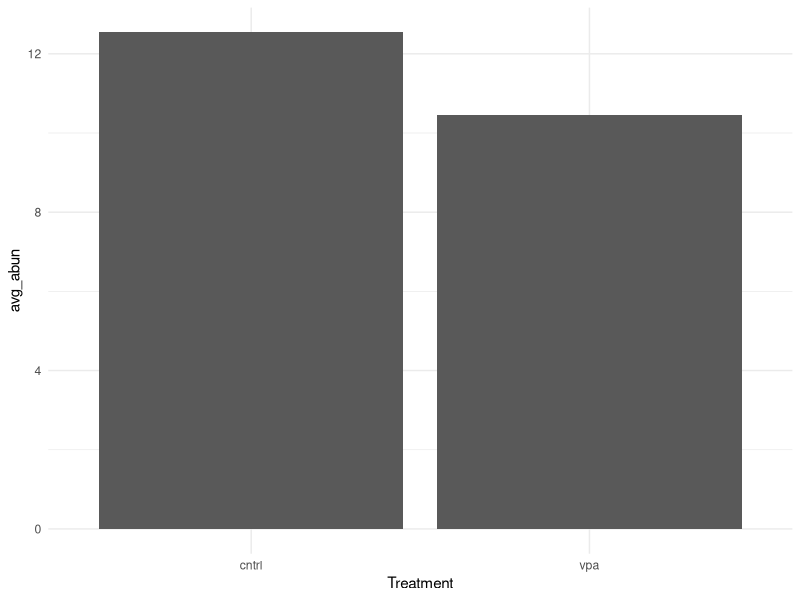
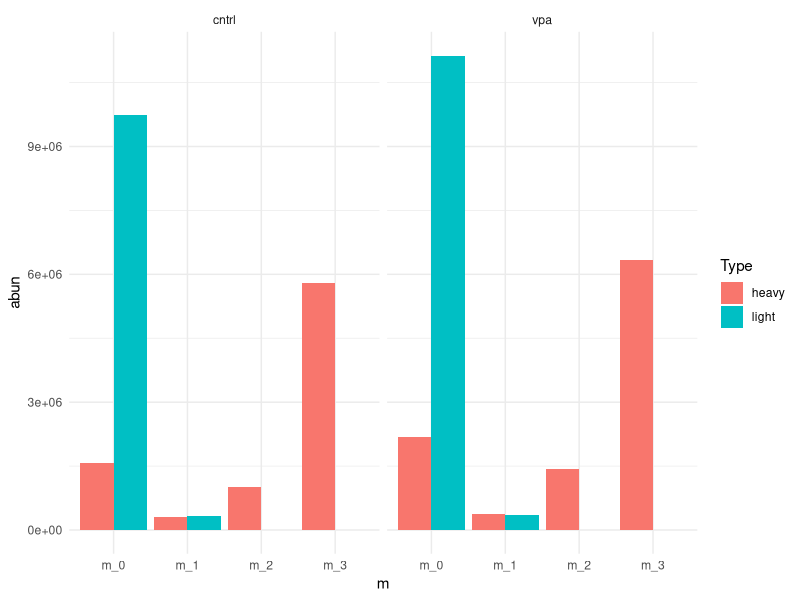
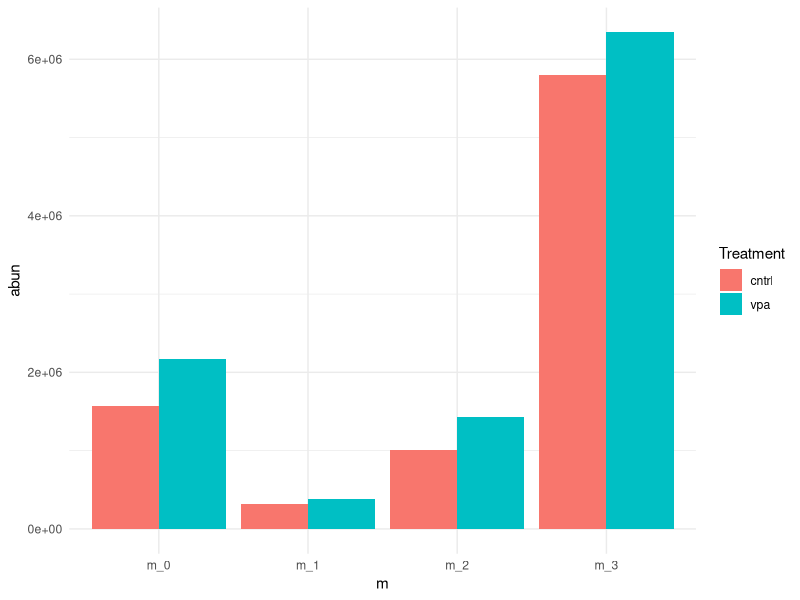
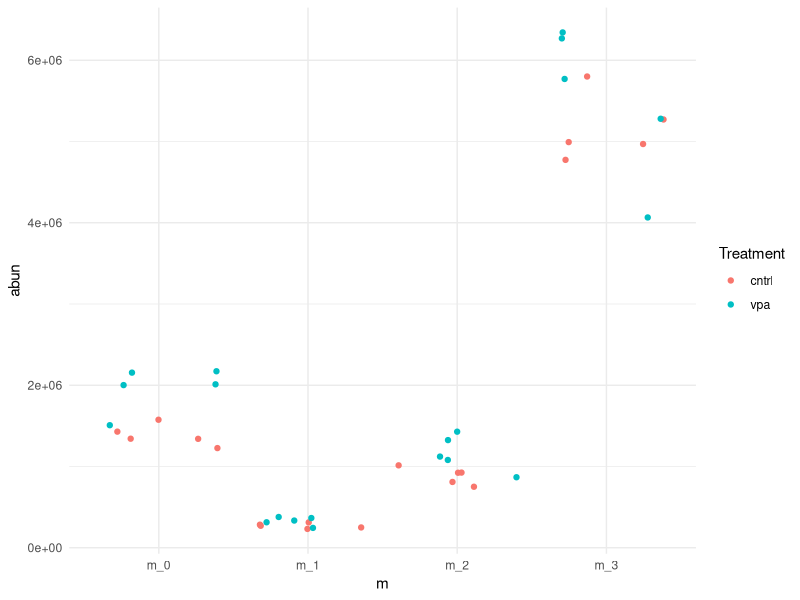
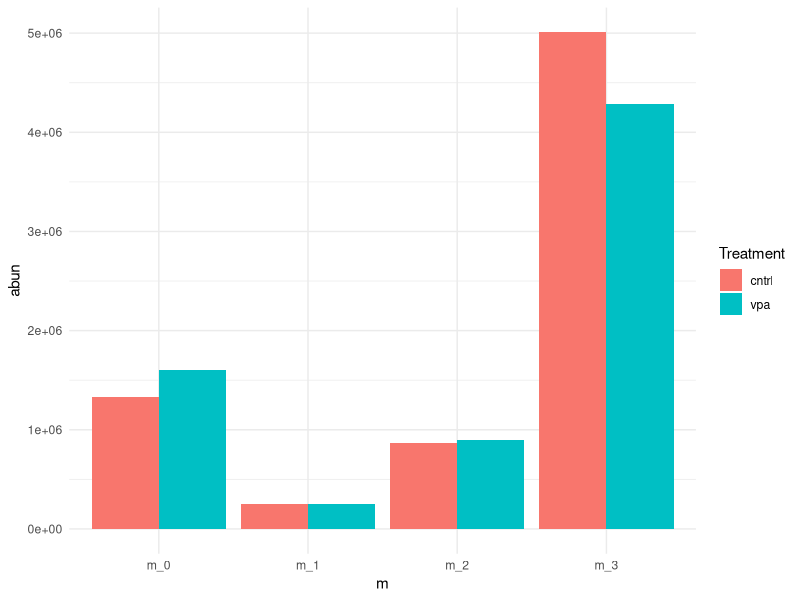
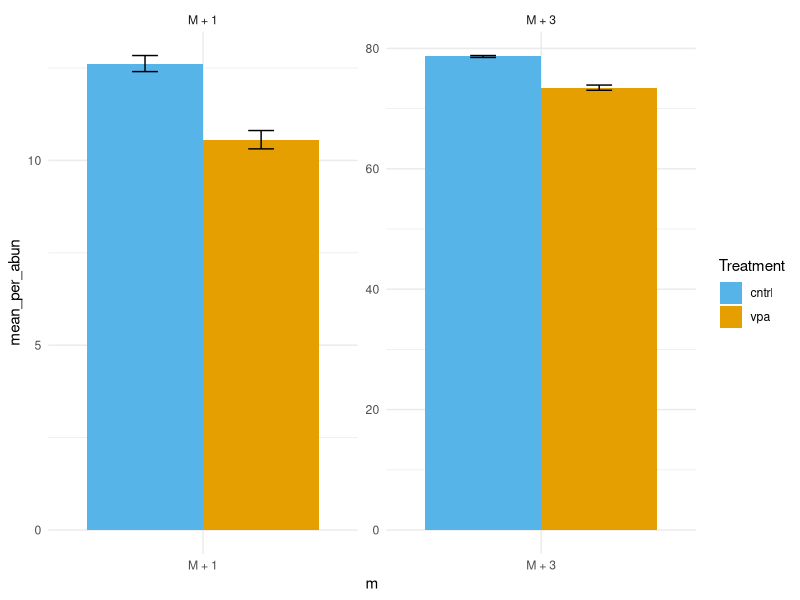
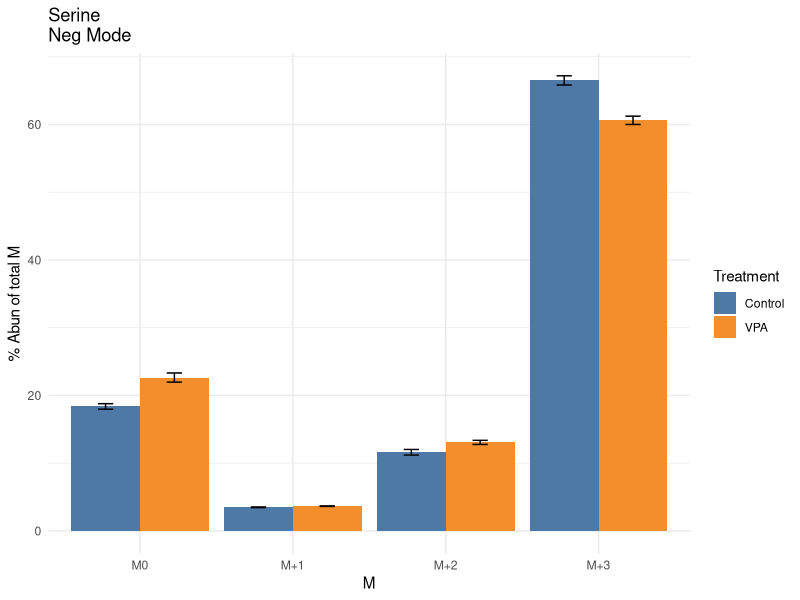
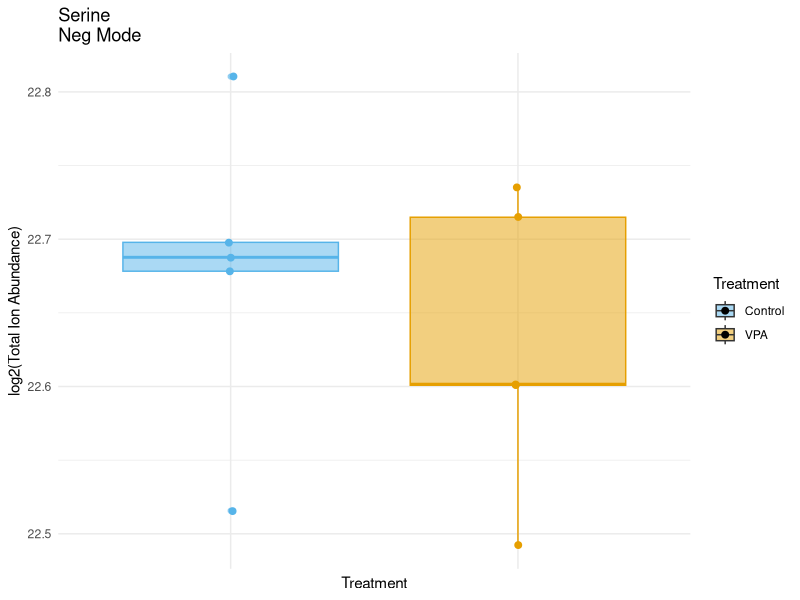

Write R code to recreate these figures, in order.
## ---- chunk 1
knitr::opts_chunk$set(echo = TRUE, warning = FALSE)
## ---- chunk 2
library(tidyverse)
library(cowplot)
library(ggthemes)
library(broom)
theme_set(theme_minimal())
## ---- chunk 3
neg.raw <- read_csv("./data/istope_dist/mesc_ser_vpa_isotope_tracing_negmode_isotope_abun.csv", col_types = "cccddddddd")
pos.raw <- read_csv("./data/istope_dist/mesc_ser_vpa_isotope_tracing_posmode_isotope_abun.csv", col_types = "cccddddddd")
## ---- chunk 4
neg.updt <- neg.raw %>%
  rename("Samples" = `File Name`) %>% 
  mutate(
    Samples = str_replace(Samples, ".d", ""),
    Ser = case_when(
      str_detect(Samples, "L") ~ "light",
      str_detect(Samples, "H") ~ "heavy",
      TRUE ~ "other"
      ),
    Treatment = case_when(
      str_detect(Samples, "VPA") ~ "vpa",
      str_detect(Samples, "C") ~ "cntrl",
      TRUE ~ "other"
      )
    ) %>% 
  mutate_at(vars(c(m_0:m_5)), na_if, 0)
pos.updt <- pos.raw %>%
  rename("Samples" = `File Name`) %>% 
  mutate(
    Samples = str_replace(Samples, ".d", ""),
    Ser = case_when(
      str_detect(Samples, "L") ~ "light",
      str_detect(Samples, "H") ~ "heavy",
      TRUE ~ "other"
      ),
    Treatment = case_when(
      str_detect(Samples, "VPA") ~ "vpa",
      str_detect(Samples, "C") ~ "cntrl",
      TRUE ~ "other"
      )
    ) %>% 
  mutate_at(vars(c(m_0:m_5)), na_if, 0)
## ---- chunk 5
### neg mode
neg.l.c.m1 <- neg.updt %>% 
  filter(Ser == "light" & Treatment == "cntrl") %>% 
  mutate(ion_abun_m0m1 = rowSums(cbind(m_0, m_1), na.rm = TRUE)) %>% 
  filter(ion_abun_m0m1 > 1) %>% 
  mutate(m_1_nat_abun = m_1 / (ion_abun_m0m1)) %>% 
  group_by(Compound) %>% 
  summarize(m1_bg = mean(m_1_nat_abun, na.rm = TRUE))
neg.h.m1.inc <- neg.updt %>% 
  filter(Ser == "heavy") %>% 
  inner_join(neg.l.c.m1, "Compound") %>% 
  mutate(m1_abun = round((m_1 / (m_0 + m_1)) - m1_bg, 3) * 100) %>% 
  select(Compound, Samples, Treatment, m1_abun) %>% 
  filter(!is.na(m1_abun))
neg.m1.counts <- neg.h.m1.inc %>% 
  group_by(Compound, Treatment) %>% 
  count() %>% 
  filter(n >= 3)
neg.m1.exclude <- neg.m1.counts %>% 
  group_by(Compound) %>% 
  count() %>% 
  filter(n != 2)
neg.h.m1.inc <- neg.h.m1.inc %>% 
  filter(!(Compound %in% neg.m1.exclude$Compound))
neg.h.m1.sig <- neg.h.m1.inc %>% 
  group_by(Compound) %>% 
  nest() %>% 
  mutate(
    model = map(data, ~ lm(m1_abun ~ Treatment, data = .)),
    glance_model = map(model, glance)
    ) %>% 
  unnest(glance_model) %>% 
  select(-c(data:model)) %>% 
  mutate(adj_pval = p.adjust(p.value, method = "bonferroni", n = length(unique(neg.h.m1.inc$Compound)))) %>% 
  filter(adj_pval < 0.05) %>% 
  inner_join(
    neg.h.m1.inc %>% 
      group_by(Compound, Treatment) %>% 
      summarize(avg_m1_abun = mean(m1_abun)) %>% 
      spread(key = Treatment, value = avg_m1_abun),
    by = "Compound"
    )
neg.h.m1.sig %>% 
  select(Compound, adj_pval:vpa)
neg.h.m1.sig %>% 
  select(Compound, adj_pval:vpa) %>% 
  gather(Treatment, avg_abun, cntrl:vpa) %>% 
  filter(Compound == "L-Serine") %>% 
  ggplot(aes(Treatment, avg_abun)) +
  geom_bar(stat = "identity")

### pos mode
pos.l.c.m1 <- pos.updt %>% 
  filter(Ser == "light" & Treatment == "cntrl") %>% 
  mutate(ion_abun_m0m1 = rowSums(cbind(m_0, m_1), na.rm = TRUE)) %>% 
  filter(ion_abun_m0m1 > 1) %>% 
  mutate(m_1_nat_abun = m_1 / (ion_abun_m0m1)) %>% 
  group_by(Compound) %>% 
  summarize(m1_bg = mean(m_1_nat_abun, na.rm = TRUE))
pos.h.m1.inc <- pos.updt %>% 
  filter(Ser == "heavy") %>% 
  inner_join(pos.l.c.m1, "Compound") %>% 
  mutate(m1_abun = round((m_1 / (m_0 + m_1)) - m1_bg, 3) * 100) %>% 
  select(Compound, Samples, Treatment, m1_abun) %>% 
  filter(!is.na(m1_abun))
pos.m1.counts <- pos.h.m1.inc %>% 
  group_by(Compound, Treatment) %>% 
  count() %>% 
  filter(n >= 3)
pos.m1.exclude <- pos.m1.counts %>% 
  group_by(Compound) %>% 
  count() %>% 
  filter(n != 2)
pos.h.m1.inc <- pos.h.m1.inc %>% 
  filter(!(Compound %in% pos.m1.exclude$Compound))
pos.h.m1.sig <- pos.h.m1.inc %>% 
  group_by(Compound) %>% 
  nest() %>% 
  mutate(
    model = map(data, ~ lm(m1_abun ~ Treatment, data = .)),
    glance_model = map(model, glance)
    ) %>% 
  unnest(glance_model) %>% 
  select(-c(data:model)) %>% 
  mutate(adj_pval = p.adjust(p.value, method = "bonferroni", n = length(unique(pos.h.m1.inc$Compound)))) %>% 
  filter(adj_pval < 0.05) %>% 
  inner_join(
    pos.h.m1.inc %>% 
      group_by(Compound, Treatment) %>% 
      summarize(avg_m1_abun = mean(m1_abun)) %>% 
      spread(key = Treatment, value = avg_m1_abun),
    by = "Compound"
    )
pos.h.m1.sig %>% 
  select(Compound, adj_pval:vpa)
## ---- chunk 6
### Neg mode ###
neg.updt %>% 
  filter(Ser == "heavy" & !(is.na(m_2))) %>% 
  group_by(Compound) %>% 
  count() %>% 
  {table(.$n)}
pos.updt %>% 
  filter(Ser == "heavy" & !(is.na(m_2))) %>% 
  group_by(Compound) %>% 
  count() %>% 
  {table(.$n)}
neg.l.c.m2 <- neg.updt %>% 
  filter(Ser == "light" & Treatment == "cntrl" & !is.na(m_2)) %>% 
  mutate(ion_abun_m0m2 = rowSums(cbind(m_0, m_2), na.rm = TRUE)) %>% 
  filter(ion_abun_m0m2 > 1) %>% 
  mutate(m_2_nat_abun = m_2 / (ion_abun_m0m2)) %>% 
  group_by(Compound) %>% 
  summarize(m2_bg = mean(m_2_nat_abun, na.rm = TRUE))
neg.h.m2.inc <- neg.updt %>% 
  filter(Ser == "heavy" & !is.na(m_2)) %>% 
  inner_join(neg.l.c.m2, "Compound") %>% 
  mutate(m2_abun = round((m_2 / (m_0 + m_2)) - m2_bg, 3) * 100) %>% 
  select(Compound, Samples, Treatment, m2_abun) %>% 
  filter(!is.na(m2_abun))

## Filter out compounds with less than 3 non-missing m2 
neg.m2.counts <- neg.h.m2.inc %>% 
  group_by(Compound, Treatment) %>% 
  count() %>% 
  filter(n >= 3)
## Filter out compounds with missing values for at least one group
neg.m2.exclude <- neg.m2.counts %>% 
  group_by(Compound) %>% 
  count() %>% 
  filter(n != 2)
neg.m2.counts <- neg.m2.counts %>% 
  filter(!(Compound %in% neg.m2.exclude$Compound))
neg.h.m2.inc <- neg.h.m2.inc %>% 
  filter(Compound %in% neg.m2.counts$Compound)
neg.h.m2.sig <- neg.h.m2.inc %>% 
  group_by(Compound) %>% 
  nest() %>% 
  mutate(
    model = map(data, ~ lm(m2_abun ~ Treatment, data = .)),
    glance_model = map(model, glance)
    ) %>% 
  unnest(glance_model) %>% 
  select(-c(data:model)) %>% 
  mutate(adj_pval = p.adjust(p.value, method = "bonferroni", n = length(unique(neg.h.m2.inc$Compound)))) %>% 
  filter(adj_pval < 0.05) %>% 
  inner_join(
    neg.h.m2.inc %>% 
      group_by(Compound, Treatment) %>% 
      summarize(avg_m2_abun = mean(m2_abun)) %>% 
      spread(key = Treatment, value = avg_m2_abun),
    by = "Compound"
    )
neg.h.m2.sig %>% 
  select(Compound, adj_pval:vpa)


### Pos mode ###
pos.l.c.m2 <- pos.updt %>% 
  filter(Ser == "light" & Treatment == "cntrl" & !is.na(m_2)) %>% 
  mutate(ion_abun_m0m2 = rowSums(cbind(m_0, m_2), na.rm = TRUE)) %>% 
  filter(ion_abun_m0m2 > 1) %>% 
  mutate(m_2_nat_abun = m_2 / (ion_abun_m0m2)) %>% 
  group_by(Compound) %>% 
  summarize(m2_bg = mean(m_2_nat_abun, na.rm = TRUE))
pos.h.m2.inc <- pos.updt %>% 
  filter(Ser == "heavy" & !is.na(m_2)) %>% 
  inner_join(pos.l.c.m2, "Compound") %>% 
  mutate(m2_abun = round((m_2 / (m_0 + m_2)) - m2_bg, 3) * 100) %>% 
  select(Compound, Samples, Treatment, m2_abun) %>% 
  filter(!is.na(m2_abun))

## Filter out compounds with less than 3 non-missing m2 
pos.m2.counts <- pos.h.m2.inc %>% 
  group_by(Compound, Treatment) %>% 
  count() %>% 
  filter(n >= 3)
## Filter out compounds with missing values for at least one group
pos.m2.exclude <- pos.m2.counts %>% 
  group_by(Compound) %>% 
  count() %>% 
  filter(n != 2)
pos.m2.counts <- pos.m2.counts %>% 
  filter(!(Compound %in% pos.m2.exclude$Compound))
pos.h.m2.inc <- pos.h.m2.inc %>% 
  filter(Compound %in% pos.m2.counts$Compound)
pos.h.m2.sig <- pos.h.m2.inc %>% 
  group_by(Compound) %>% 
  nest() %>% 
  mutate(
    model = map(data, ~ lm(m2_abun ~ Treatment, data = .)),
    glance_model = map(model, glance)
    ) %>% 
  unnest(glance_model) %>% 
  select(-c(data:model)) %>% 
  mutate(adj_pval = p.adjust(p.value, method = "bonferroni", n = length(unique(pos.h.m2.inc$Compound)))) %>% 
  filter(adj_pval < 0.05) %>% 
  inner_join(
    pos.h.m2.inc %>% 
      group_by(Compound, Treatment) %>% 
      summarize(avg_m2_abun = mean(m2_abun)) %>% 
      spread(key = Treatment, value = avg_m2_abun),
    by = "Compound"
    )
pos.h.m2.sig %>% 
  select(Compound, adj_pval:vpa)
## ---- chunk 7
neg.updt %>% 
  filter(Ser == "heavy" & !(is.na(m_3))) %>% 
  group_by(Compound) %>% 
  count() %>% 
  {table(.$n)}
pos.updt %>% 
  filter(Ser == "heavy" & !(is.na(m_3))) %>% 
  group_by(Compound) %>% 
  count() %>% 
  {table(.$n)}
### Neg mode ###
neg.l.c.m3 <- neg.updt %>% 
  filter(Ser == "light" & Treatment == "cntrl" & !is.na(m_3)) %>% 
  mutate(ion_abun_m0m3 = rowSums(cbind(m_0, m_3), na.rm = TRUE)) %>% 
  filter(ion_abun_m0m3 > 1) %>% 
  mutate(m_3_nat_abun = m_3 / (ion_abun_m0m3)) %>% 
  group_by(Compound) %>% 
  summarize(m3_bg = mean(m_3_nat_abun, na.rm = TRUE))
neg.h.m3.inc <- neg.updt %>% 
  filter(Ser == "heavy" & !is.na(m_3)) %>% 
  inner_join(neg.l.c.m3, "Compound") %>% 
  mutate(m3_abun = round((m_3 / (m_0 + m_3)) - m3_bg, 3) * 100) %>% 
  select(Compound, Samples, Treatment, m3_abun) %>% 
  filter(!is.na(m3_abun))
## Filter out compounds with less than 3 non-missing m2 
neg.m3.counts <- neg.h.m3.inc %>% 
  group_by(Compound, Treatment) %>% 
  count() %>% 
  filter(n >= 3)
## Filter out compounds with missing values for at least one group
neg.m3.exclude <- neg.m3.counts %>% 
  group_by(Compound) %>% 
  count() %>% 
  filter(n != 2)
neg.m3.counts <- neg.m3.counts %>% 
  filter(!(Compound %in% neg.m3.exclude$Compound))
neg.h.m3.inc <- neg.h.m3.inc %>% 
  filter(Compound %in% neg.m3.counts$Compound)
neg.h.m3.sig <- neg.h.m3.inc %>% 
  group_by(Compound) %>% 
  nest() %>% 
  mutate(
    model = map(data, ~ lm(m3_abun ~ Treatment, data = .)),
    glance_model = map(model, glance)
    ) %>% 
  unnest(glance_model) %>% 
  select(-c(data:model)) %>% 
  mutate(adj_pval = p.adjust(p.value, method = "bonferroni", n = length(unique(neg.h.m3.inc$Compound)))) %>% 
  filter(adj_pval < 0.05) %>% 
  inner_join(
    neg.h.m3.inc %>% 
      group_by(Compound, Treatment) %>% 
      summarize(avg_m3_abun = mean(m3_abun)) %>% 
      spread(key = Treatment, value = avg_m3_abun),
    by = "Compound"
    )
neg.h.m3.sig %>% 
  select(Compound, adj_pval:vpa)
### Pos mode ###
pos.l.c.m3 <- pos.updt %>% 
  filter(Ser == "light" & Treatment == "cntrl" & !is.na(m_3)) %>% 
  mutate(ion_abun_m0m3 = rowSums(cbind(m_0, m_3), na.rm = TRUE)) %>% 
  filter(ion_abun_m0m3 > 1) %>% 
  mutate(m_3_nat_abun = m_3 / (ion_abun_m0m3)) %>% 
  group_by(Compound) %>% 
  summarize(m3_bg = mean(m_3_nat_abun, na.rm = TRUE))
pos.h.m3.inc <- pos.updt %>% 
  filter(Ser == "heavy" & !is.na(m_3)) %>% 
  inner_join(pos.l.c.m3, "Compound") %>% 
  mutate(m3_abun = round((m_3 / (m_0 + m_3)) - m3_bg, 3) * 100) %>% 
  select(Compound, Samples, Treatment, m3_abun) %>% 
  filter(!is.na(m3_abun))
## Filter out compounds with less than 3 non-missing m2 
pos.m3.counts <- pos.h.m3.inc %>% 
  group_by(Compound, Treatment) %>% 
  count() %>% 
  filter(n >= 3)
## Filter out compounds with missing values for at least one group
pos.m3.exclude <- pos.m3.counts %>% 
  group_by(Compound) %>% 
  count() %>% 
  filter(n != 2)
pos.m3.counts <- pos.m3.counts %>% 
  filter(!(Compound %in% pos.m3.exclude$Compound))
pos.h.m3.inc <- pos.h.m3.inc %>% 
  filter(Compound %in% pos.m3.counts$Compound)
pos.h.m3.sig <- pos.h.m3.inc %>% 
  group_by(Compound) %>% 
  nest() %>% 
  mutate(
    model = map(data, ~ lm(m3_abun ~ Treatment, data = .)),
    glance_model = map(model, glance)
    ) %>% 
  unnest(glance_model) %>% 
  select(-c(data:model)) %>% 
  mutate(adj_pval = p.adjust(p.value, method = "bonferroni", n = length(unique(pos.h.m3.inc$Compound)))) %>% 
  filter(adj_pval < 0.05) %>% 
  inner_join(
    pos.h.m3.inc %>% 
      group_by(Compound, Treatment) %>% 
      summarize(avg_m3_abun = mean(m3_abun)) %>% 
      spread(key = Treatment, value = avg_m3_abun),
    by = "Compound"
    )
pos.h.m3.sig %>% 
  select(Compound, adj_pval:vpa)
## ---- chunk 8
sig.isotopologues <- neg.h.m1.sig %>% 
  select(Compound, adj_pval:vpa) %>% 
  mutate(mode = "Neg", m_num = "M+1") %>% 
  filter(Compound != "Succinic Acid") %>% 
  bind_rows(
    pos.h.m1.sig %>% 
      select(Compound, adj_pval:vpa) %>% 
      mutate(mode = "Pos", m_num = "M+1")
    ) %>% 
  bind_rows(
    neg.h.m2.sig %>% 
      select(Compound, adj_pval:vpa) %>% 
      mutate(mode = "Neg", m_num = "M+2")
    ) %>% 
  bind_rows(
    pos.h.m2.sig %>% 
      select(Compound, adj_pval:vpa) %>% 
      mutate(
        Compound = ifelse(str_detect(Compound, "NADP"), "NADP+", Compound),
        mode = "Pos", m_num = "M+2"
        ) %>% 
      filter(Compound != "CDP")
    ) %>% 
  bind_rows(
    neg.h.m3.sig %>% 
      select(Compound, adj_pval:vpa) %>% 
      mutate(mode = "Neg", m_num = "M+3") %>% 
      filter(Compound != "Proline")
    ) %>% 
  bind_rows(
    pos.h.m3.sig %>% 
      select(Compound, adj_pval:vpa) %>% 
      mutate(mode = "Pos", m_num = "M+3")
    ) %>% 
  arrange(Compound, mode, m_num) %>% 
  filter(Compound != "UMP")
sig.isotopologues
#write_csv(sig.isotopologues, path = "./results/sig_isotopologues.csv")
## ---- chunk 9
pos.h.m1.inc %>% 
  full_join(pos.h.m2.inc, by = c("Compound", "Samples")) %>% 
  full_join(pos.h.m3.inc, by = c("Compound", "Samples")) %>% 
  filter(str_detect(Compound, "Serine"))
pos.updt %>% 
  filter(str_detect(Compound, "Serine") & Type != "mix" & Type != "solv") %>% 
  select(-c(m_4:m_5)) %>% 
  gather(key = "m", value = "abun", m_0:m_3) %>% 
  ggplot(aes(m, abun, group = Type, fill = Type)) +
  geom_bar(stat = "identity", position = position_dodge()) +
  facet_wrap(~ Treatment)
pos.updt %>% 
  filter(str_detect(Compound, "Serine") & Type != "mix" & Type != "solv") %>% 
  select(-c(m_4:m_5)) %>% 
  filter(Type == "heavy") %>% 
  gather(key = "m", value = "abun", m_0:m_3) %>% 
  ggplot(aes(m, abun, group = Treatment, fill = Treatment)) +
  geom_bar(stat = "identity", position = position_dodge()) 
pos.updt %>% 
  filter(str_detect(Compound, "Serine") & Type != "mix" & Type != "solv") %>% 
  select(-c(m_4:m_5)) %>% 
  filter(Type == "heavy") %>% 
  gather(key = "m", value = "abun", m_0:m_3) %>% 
  ggplot(aes(m, abun, group = Treatment, color = Treatment)) +
  geom_jitter()
neg.updt %>% 
  filter(str_detect(Compound, "Serine") & Type != "mix" & Type != "solv") %>% 
  select(-c(m_4:m_5)) %>% 
  filter(Type == "heavy") %>% 
  gather(key = "m", value = "abun", m_0:m_3) %>% 
  ggplot(aes(m, abun, group = Treatment, fill = Treatment)) +
  geom_bar(stat = "identity", position = position_dodge())

neg.ser.m1.bg <- neg.updt %>% 
  filter(str_detect(Compound, "Serine") & Type != "mix" & Type != "solv") %>% 
  select(-c(m_4:m_5)) %>% 
  filter(Type == "light") %>% 
  select(-c(m_2:m_3)) %>% 
  mutate(m1_bg = m_1 * 100 /(m_0 + m_1))
neg.ser.m1.bg %>% 
  summarize(mean_m1_bg = mean(m1_bg))
neg.ser.dist <- neg.updt %>% 
  filter(str_detect(Compound, "Serine") & Type != "mix" & Type != "solv") %>% 
  select(-c(m_4:m_5)) %>% 
  filter(Type == "heavy") %>% 
  mutate(
    m_0_per = m_0 * 100 / (m_0 + m_1 + m_2 + m_3),
    m_1_per = m_1 * 100 / (m_0 + m_1 + m_2 + m_3),
    m_2_per = m_2 * 100 /  (m_0 + m_1 + m_2 + m_3),
    m_3_per = m_3 * 100 /  (m_0 + m_1 + m_2 + m_3)
    ) %>% 
  gather("M", "per_inc", m_0_per:m_3_per) %>% 
  group_by(Treatment, M) %>% 
  summarize(
    avg_inc = mean(per_inc),
    se_inc = sd(per_inc) / sqrt(length(per_inc))
    ) %>% 
  ungroup() %>% 
  mutate(
    Treatment = ifelse(Treatment == "cntrl", "Control", "VPA")
  ) %>% 
  ggplot(aes(M, avg_inc, fill = Treatment)) +
  geom_bar(stat = "identity", position = "dodge") +
  scale_fill_tableau() +
  scale_x_discrete(labels = c("M0", "M+1", "M+2", "M+3")) +
  ylab("% Abun of total M") +
  ggtitle("Serine\nNeg Mode") +
  geom_errorbar(aes(ymin = avg_inc - se_inc, ymax = avg_inc + se_inc), width = 0.2, position = position_dodge(0.9))
neg.ser.abun <- neg.updt %>% 
  filter(str_detect(Compound, "Serine") & Type != "mix" & Type != "solv") %>% 
  select(-c(m_4:m_5)) %>% 
  filter(Type == "heavy") %>% 
  mutate(tot_abun = m_0 + m_1 + m_2 + m_3) %>% 
  ggplot(aes(Treatment, log2(tot_abun), color = Treatment, fill = Treatment)) +
  geom_boxplot(alpha = 0.5) +
  geom_jitter(width = 0.01, size = 2) +
  scale_fill_manual(values = c("#56B4E9", "#E69F00"), labels = c("Control", "VPA")) +
  scale_color_manual(values = c("#56B4E9", "#E69F00"), guide = FALSE) +
  ylab("log2(Total Ion Abundance)") +
  ggtitle("Serine\nNeg Mode") +
  theme(axis.text.x = element_blank())


pos.ser.dist <- pos.updt %>% 
  filter(str_detect(Compound, "Serine") & Type != "mix" & Type != "solv") %>% 
  select(-c(m_4:m_5)) %>% 
  filter(Type == "heavy") %>% 
  mutate(
    m_0_per = m_0 * 100 / (m_0 + m_1 + m_2 + m_3),
    m_1_per = m_1 * 100 / (m_0 + m_1 + m_2 + m_3),
    m_2_per = m_2 * 100 /  (m_0 + m_1 + m_2 + m_3),
    m_3_per = m_3 * 100 /  (m_0 + m_1 + m_2 + m_3)
    ) %>% 
  gather("M", "per_inc", m_0_per:m_3_per) %>% 
  group_by(Treatment, M) %>% 
  summarize(
    avg_inc = mean(per_inc),
    se_inc = sd(per_inc) / sqrt(length(per_inc))
    ) %>%
  ungroup() %>% 
  mutate(
    Treatment = ifelse(Treatment == "cntrl", "Control", "VPA")
  ) %>% 
  ggplot(aes(M, avg_inc, fill = Treatment)) +
  geom_bar(stat = "identity", position = "dodge") +
  scale_x_discrete(labels = c("M0", "M+1", "M+2", "M+3")) +
  scale_fill_tableau() +
  ylab("% Abun of total M") +
  ggtitle("Serine\nPos Mode") +
  geom_errorbar(aes(ymin = avg_inc - se_inc, ymax = avg_inc + se_inc), width = 0.2, position = position_dodge(0.9))



pos.ser.abun <- pos.updt %>% 
  filter(str_detect(Compound, "Serine") & Type != "mix" & Type != "solv") %>% 
  select(-c(m_4:m_5)) %>% 
  filter(Type == "heavy") %>% 
  mutate(tot_abun = m_0 + m_1 + m_2 + m_3) %>% 
  ggplot(aes(Treatment, log2(tot_abun), color = Treatment, fill = Treatment)) +
  geom_boxplot(alpha = 0.5) +
  geom_jitter(width = 0.01, size = 2) +
  scale_fill_manual(values = c("#56B4E9", "#E69F00"), labels = c("Control", "VPA")) +
  scale_color_manual(values = c("#56B4E9", "#E69F00"), guide = FALSE) +
  ylab("log2(Total Ion Abundance)") +
  ggtitle("Serine\nPos Mode") +
  theme(axis.text.x = element_blank())



pos.ser.m.data <- pos.h.m1.inc %>% 
  full_join(pos.h.m2.inc, by = c("Compound", "Samples")) %>% 
  full_join(pos.h.m3.inc, by = c("Compound", "Samples")) %>% 
  filter(str_detect(Compound, "Serine")) %>% 
  select(-c(Treatment.x, Treatment.y)) %>% 
  select(Compound:Samples, Treatment, everything()) %>% 
  gather(m, "percent_abun", m1_abun:m3_abun) %>% 
  mutate(
    percent_abun = replace_na(percent_abun, 0),
    m = case_when(
      m == "m1_abun" ~ "M + 1",
      m == "m2_abun" ~ "M + 2",
      m == "m3_abun" ~ "M + 3",
      TRUE ~ "Don't know"
      )
    )
pos.ser.m.data %>%
  group_by(Treatment, m) %>% 
  summarize(
    mean_per_abun = mean(percent_abun),
    se_per_abun = sd(percent_abun) / sqrt(length(percent_abun))
  ) %>% 
  filter(m != "M + 2") %>% 
  ggplot(aes(m, mean_per_abun, group = Treatment, fill = Treatment)) +
  geom_bar(stat = "identity", position = position_dodge()) +
  geom_errorbar(aes(ymin = mean_per_abun - se_per_abun, ymax = mean_per_abun + se_per_abun), width = 0.2, position = position_dodge(0.9)) +
  scale_fill_manual(values = c("#56B4E9", "#E69F00")) +
  facet_wrap(~ m, scales = "free")

neg.h.m1.inc %>% 
  full_join(neg.h.m2.inc, by = c("Compound", "Samples")) %>% 
  full_join(neg.h.m3.inc, by = c("Compound", "Samples")) %>% 
  filter(str_detect(Compound, "AMP"))

neg.ser.dist 
neg.ser.abun
pos.ser.dist
pos.ser.abun

ser_iso_grid <- plot_grid(
  neg.ser.abun, neg.ser.dist, 
  pos.ser.abun, pos.ser.dist, 
  ncol = 2, rel_widths = c(1, 1.5),
  labels = c("A", "B", "C", "D")
  )
#save_plot(filename = "./results/serine_iso_percent_grid.png", ser_iso_grid, base_width = 6, base_height = 6)
## ---- chunk 10
neg.atp.dist <- neg.updt %>% 
  filter(str_detect(Compound, "ATP") & Type != "mix" & Type != "solv") %>% 
  select(-m_5) %>% 
  filter(Type == "heavy") %>% 
  mutate(
    m_0_per = m_0 * 100 / (m_0 + m_1 + m_2 + m_3 + m_4),
    m_1_per = m_1 * 100 / (m_0 + m_1 + m_2 + m_3 + m_4),
    m_2_per = m_2 * 100 /  (m_0 + m_1 + m_2 + m_3+ m_4),
    m_3_per = m_3 * 100 /  (m_0 + m_1 + m_2 + m_3 + m_4),
    m_4_per = m_3 * 100 /  (m_0 + m_1 + m_2 + m_3 + m_4),
    ) %>% 
  gather("M", "per_inc", m_0_per:m_4_per) %>% 
  group_by(Treatment, M) %>% 
  summarize(
    avg_inc = mean(per_inc),
    se_inc = sd(per_inc) / sqrt(length(per_inc))
    ) %>% 
  ungroup() %>% 
  mutate(
    Treatment = ifelse(Treatment == "cntrl", "Control", "VPA")
  ) %>% 
  ggplot(aes(M, avg_inc, fill = Treatment)) +
  geom_bar(stat = "identity", position = "dodge") +
  scale_x_discrete(labels = c("M0", "M+1", "M+2", "M+3", "M+4")) +
  scale_fill_tableau() +
  ylab("% Abun of total M") +
  ggtitle("ATP\nNeg Mode") +
  geom_errorbar(aes(ymin = avg_inc - se_inc, ymax = avg_inc + se_inc), width = 0.2, position = position_dodge(0.9))
neg.atp.abun <- neg.updt %>% 
  filter(str_detect(Compound, "ATP") & Type != "mix" & Type != "solv") %>% 
  select(-m_5) %>% 
  filter(Type == "heavy") %>% 
  mutate(tot_abun = m_0 + m_1 + m_2 + m_3 + m_4) %>% 
  ggplot(aes(Treatment, log2(tot_abun), color = Treatment, fill = Treatment)) +
  geom_boxplot(alpha = 0.5) +
  geom_jitter(width = 0.01, size = 2) +
  scale_fill_manual(values = c("#56B4E9", "#E69F00"), labels = c("Control", "VPA")) +
  scale_color_manual(values = c("#56B4E9", "#E69F00"), guide = FALSE) +
  ylab("log2(Total Ion Abundance)") +
  ggtitle("ATP\nNeg Mode") +
  theme(axis.text.x = element_blank())


neg.amp.dist <- neg.updt %>% 
  filter(str_detect(Compound, "AMP") & Type != "mix" & Type != "solv") %>% 
  select(-c(m_3:m_5)) %>% 
  filter(Type == "heavy") %>% 
  mutate(
    m_0_per = m_0 * 100 / (m_0 + m_1 + m_2),
    m_1_per = m_1 * 100 / (m_0 + m_1 + m_2),
    m_2_per = m_2 * 100 /  (m_0 + m_1 + m_2)
    ) %>% 
  gather("M", "per_inc", m_0_per:m_2_per) %>% 
  group_by(Treatment, M) %>% 
  summarize(
    avg_inc = mean(per_inc),
    se_inc = sd(per_inc) / sqrt(length(per_inc))
    ) %>% 
  ungroup() %>% 
  mutate(
    Treatment = ifelse(Treatment == "cntrl", "Control", "VPA")
  ) %>% 
  ggplot(aes(M, avg_inc, fill = Treatment)) +
  geom_bar(stat = "identity", position = "dodge") +
  scale_x_discrete(labels = c("M0", "M+1", "M+2")) +
  scale_fill_tableau() +
  ylab("% Abun of total M") +
  ggtitle("AMP\nNeg Mode") +
  geom_errorbar(aes(ymin = avg_inc - se_inc, ymax = avg_inc + se_inc), width = 0.2, position = position_dodge(0.9))


neg.amp.abun <- neg.updt %>% 
  filter(str_detect(Compound, "AMP") & Type != "mix" & Type != "solv") %>% 
  select(-c(m_3:m_5)) %>% 
  filter(Type == "heavy") %>% 
  mutate(tot_abun = m_0 + m_1 + m_2) %>% 
  ggplot(aes(Treatment, log2(tot_abun), color = Treatment, fill = Treatment)) +
  geom_boxplot(alpha = 0.5) +
  geom_jitter(width = 0.01, size = 2) +
  scale_fill_manual(values = c("#56B4E9", "#E69F00"), labels = c("Control", "VPA")) +
  scale_color_manual(values = c("#56B4E9", "#E69F00"), guide = FALSE) +
  ylab("log2(Total Ion Abundance)") +
  ggtitle("AMP\nNeg Mode") +
  theme(axis.text.x = element_blank())



neg.dttp.dist <- neg.updt %>% 
  filter(str_detect(Compound, "dTTP") & Type != "mix" & Type != "solv") %>% 
  select(-c(m_2:m_5)) %>% 
  filter(Type == "heavy") %>% 
  mutate(
    m_0_per = m_0 * 100 / (m_0 + m_1),
    m_1_per = m_1 * 100 / (m_0 + m_1)
    ) %>% 
  gather("M", "per_inc", m_0_per:m_1_per) %>% 
  group_by(Treatment, M) %>% 
  summarize(
    avg_inc = mean(per_inc),
    se_inc = sd(per_inc) / sqrt(length(per_inc))
    ) %>% 
  ungroup() %>% 
  mutate(
    Treatment = ifelse(Treatment == "cntrl", "Control", "VPA")
  ) %>% 
  ggplot(aes(M, avg_inc, fill = Treatment)) +
  geom_bar(stat = "identity", position = "dodge") +
  scale_x_discrete(labels = c("M0", "M+1")) +
  scale_fill_tableau() +
  ylab("% Abun of total M") +
  ggtitle("dTTP\nNeg Mode") +
  geom_errorbar(aes(ymin = avg_inc - se_inc, ymax = avg_inc + se_inc), width = 0.2, position = position_dodge(0.9))
neg.dttp.abun <- neg.updt %>% 
  filter(Compound == "dTTP" & Type != "mix" & Type != "solv") %>% 
  select(-c(m_2:m_5)) %>% 
  filter(Type == "heavy") %>% 
  mutate(tot_abun = m_0 + m_1) %>% 
  ggplot(aes(Treatment, log2(tot_abun), color = Treatment, fill = Treatment)) +
  geom_boxplot(alpha = 0.5) +
  geom_jitter(width = 0.01, size = 2) +
  scale_fill_manual(values = c("#56B4E9", "#E69F00"), labels = c("Control", "VPA")) +
  scale_color_manual(values = c("#56B4E9", "#E69F00"), guide = FALSE) +
  ylab("log2(Total Ion Abundance)") +
  ggtitle("dTTP\nNeg Mode") +
  theme(axis.text.x = element_blank())



neg.atp.dist
neg.atp.abun
neg.amp.dist
neg.amp.abun
neg.dttp.dist
neg.dttp.abun


nuc_iso_grid <- plot_grid(
  neg.amp.abun, neg.amp.dist, 
  neg.atp.abun, neg.atp.dist, 
  neg.dttp.abun, neg.dttp.dist, 
  ncol = 2, rel_widths = c(1, 1.5),
  labels = c("A", "B", "C", "D", "E", "F")
  )
#save_plot(filename = "./results/nucleotides_iso_percent_grid.png", nuc_iso_grid, base_width = 6, base_height = 9)




## ---- chunk 11
pos.updt %>% 
  filter(str_detect(Compound, "ATP") & Type != "mix" & Type != "solv") %>% 
  select(-c(m_4:m_5)) %>% 
  filter(Type == "heavy") %>% 
  mutate(
    m_0_per = m_0 * 100 / (m_0 + m_1 + m_2 + m_3),
    m_1_per = m_1 * 100 / (m_0 + m_1 + m_2 + m_3),
    m_2_per = m_2 * 100 /  (m_0 + m_1 + m_2 + m_3),
    m_3_per = m_3 * 100 /  (m_0 + m_1 + m_2 + m_3)
    ) %>% 
  gather("M", "per_inc", m_0_per:m_3_per) %>% 
  group_by(Treatment, M) %>% 
  summarize(
    avg_inc = mean(per_inc),
    se_inc = sd(per_inc) / sqrt(length(per_inc))
    ) %>% 
  ggplot(aes(Treatment, avg_inc, fill = M)) +
  geom_bar(stat = "identity", position = "dodge") +
  scale_fill_tableau()

pos.updt %>% 
  filter(Compound == "ATP" & Type != "mix" & Type != "solv") %>% 
  select(-c(m_4:m_5)) %>% 
  filter(Type == "heavy") %>% 
  mutate(tot_abun = m_0 + m_1 + m_2 + m_3) %>% 
  ggplot(aes(Treatment, log2(tot_abun), color = Treatment, fill = Treatment)) +
  geom_boxplot(alpha = 0.5) +
  geom_jitter(width = 0.01)

pos.updt %>% 
  filter(Compound == "dTTP" & Type != "mix" & Type != "solv") %>% 
  select(-c(m_2:m_5)) %>% 
  filter(Type == "heavy") %>% 
  mutate(tot_abun = m_0 + m_1) %>% 
  ggplot(aes(Treatment, log2(tot_abun), color = Treatment, fill = Treatment)) +
  geom_boxplot(alpha = 0.5) +
  geom_jitter(width = 0.01)
pos.updt %>% 
  filter(str_detect(Compound, "dTTP") & Type != "mix" & Type != "solv") %>% 
  select(-c(m_2:m_5)) %>% 
  filter(Type == "heavy") %>% 
  mutate(
    m_0_per = m_0 * 100 / (m_0 + m_1),
    m_1_per = m_1 * 100 / (m_0 + m_1)
    ) %>% 
  gather("M", "per_inc", m_0_per:m_1_per) %>% 
  group_by(Treatment, M) %>% 
  summarize(
    avg_inc = mean(per_inc),
    se_inc = sd(per_inc) / sqrt(length(per_inc))
    ) %>% 
  ggplot(aes(Treatment, avg_inc, fill = M)) +
  geom_bar(stat = "identity", position = "dodge") +
  scale_fill_tableau()
## ---- chunk 12
### formatting
ser.neg.per <- neg.updt %>% 
  filter(str_detect(Compound, "Serine") & Type != "mix" & Type != "solv") %>% 
  select(-c(m_4:m_5)) %>% 
  filter(Type == "heavy") %>% 
  mutate(
    m_0_per = m_0 * 100 / (m_0 + m_1 + m_2 + m_3),
    m_1_per = m_1 * 100 / (m_0 + m_1 + m_2 + m_3),
    m_2_per = m_2 * 100 /  (m_0 + m_1 + m_2 + m_3),
    m_3_per = m_3 * 100 /  (m_0 + m_1 + m_2 + m_3)
    )
ser.pos.per <- pos.updt %>% 
  filter(str_detect(Compound, "Serine") & Type != "mix" & Type != "solv") %>% 
  select(-c(m_4:m_5)) %>% 
  filter(Type == "heavy") %>% 
  mutate(
    m_0_per = m_0 * 100 / (m_0 + m_1 + m_2 + m_3),
    m_1_per = m_1 * 100 / (m_0 + m_1 + m_2 + m_3),
    m_2_per = m_2 * 100 /  (m_0 + m_1 + m_2 + m_3),
    m_3_per = m_3 * 100 /  (m_0 + m_1 + m_2 + m_3)
    )
dttp.neg.per <- neg.updt %>% 
  filter(str_detect(Compound, "dTTP") & Type != "mix" & Type != "solv") %>% 
  select(-c(m_2:m_5)) %>% 
  filter(Type == "heavy") %>% 
  mutate(
    m_0_per = m_0 * 100 / (m_0 + m_1),
    m_1_per = m_1 * 100 / (m_0 + m_1)
    )
amp.neg.per <- neg.updt %>% 
  filter(str_detect(Compound, "AMP") & Type != "mix" & Type != "solv") %>% 
  select(-c(m_3:m_5)) %>% 
  filter(Type == "heavy") %>% 
  mutate(
    m_0_per = m_0 * 100 / (m_0 + m_1 + m_2),
    m_1_per = m_1 * 100 / (m_0 + m_1 + m_2),
    m_2_per = m_2 * 100 /  (m_0 + m_1 + m_2)
    )
atp.neg.per <- neg.updt %>% 
  filter(str_detect(Compound, "ATP") & Type != "mix" & Type != "solv") %>% 
  select(-m_5) %>% 
  filter(Type == "heavy") %>% 
  mutate(
    m_0_per = m_0 * 100 / (m_0 + m_1 + m_2 + m_3 + m_4),
    m_1_per = m_1 * 100 / (m_0 + m_1 + m_2 + m_3 + m_4),
    m_2_per = m_2 * 100 /  (m_0 + m_1 + m_2 + m_3+ m_4),
    m_3_per = m_3 * 100 /  (m_0 + m_1 + m_2 + m_3 + m_4),
    m_4_per = m_3 * 100 /  (m_0 + m_1 + m_2 + m_3 + m_4),
    ) 

### stat tests
ser.neg.test <- ser.neg.per %>%
  select(-c(RT:Ser)) %>% 
  gather("isotope", "per_abun", m_0_per:m_3_per) %>% 
  group_by(isotope) %>% 
  nest() %>% 
  mutate(model = map(data, ~lm(per_abun ~ Treatment, data = .))) %>% 
  mutate(tidy_model = map(model, tidy)) %>% 
  unnest(tidy_model) %>% 
  filter(term != "(Intercept)") %>% 
  mutate(which_test = "ser_neg")
ser.pos.test <- ser.pos.per %>%
  select(-c(RT:Ser)) %>% 
  gather("isotope", "per_abun", m_0_per:m_3_per) %>% 
  group_by(isotope) %>% 
  nest() %>% 
  mutate(model = map(data, ~lm(per_abun ~ Treatment, data = .))) %>% 
  mutate(tidy_model = map(model, tidy)) %>% 
  unnest(tidy_model) %>% 
  filter(term != "(Intercept)") %>% 
  mutate(which_test = "ser_pos")
amp.neg.test <- amp.neg.per %>%
  select(-c(RT:Ser)) %>% 
  gather("isotope", "per_abun", m_0_per:m_2_per) %>% 
  group_by(isotope) %>% 
  nest() %>% 
  mutate(model = map(data, ~lm(per_abun ~ Treatment, data = .))) %>% 
  mutate(tidy_model = map(model, tidy)) %>% 
  unnest(tidy_model) %>% 
  filter(term != "(Intercept)") %>% 
  mutate(which_test = "amp_neg")
atp.neg.test <- atp.neg.per %>%
  select(-c(RT:Ser)) %>% 
  gather("isotope", "per_abun", m_0_per:m_4_per) %>% 
  group_by(isotope) %>% 
  nest() %>% 
  mutate(model = map(data, ~lm(per_abun ~ Treatment, data = .))) %>% 
  mutate(tidy_model = map(model, tidy)) %>% 
  unnest(tidy_model) %>% 
  filter(term != "(Intercept)") %>% 
  mutate(which_test = "atp_neg")
dttp.neg.test <- dttp.neg.per %>%
  select(-c(RT:Ser)) %>% 
  gather("isotope", "per_abun", m_0_per:m_1_per) %>% 
  group_by(isotope) %>% 
  nest() %>% 
  mutate(model = map(data, ~lm(per_abun ~ Treatment, data = .))) %>% 
  mutate(tidy_model = map(model, tidy)) %>% 
  unnest(tidy_model) %>% 
  filter(term != "(Intercept)") %>% 
  mutate(which_test = "dttp_neg")
iso_stat_tests <- ser.neg.test %>% 
  bind_rows(ser.pos.test) %>% 
  bind_rows(amp.neg.test) %>% 
  bind_rows(atp.neg.test) %>% 
  bind_rows(dttp.neg.test) %>% 
  mutate(adj_pval = p.adjust(p.value, method = "bonferroni"))
iso_stat_tests
iso_stat_tests %>% 
  filter(adj_pval < 0.05)
